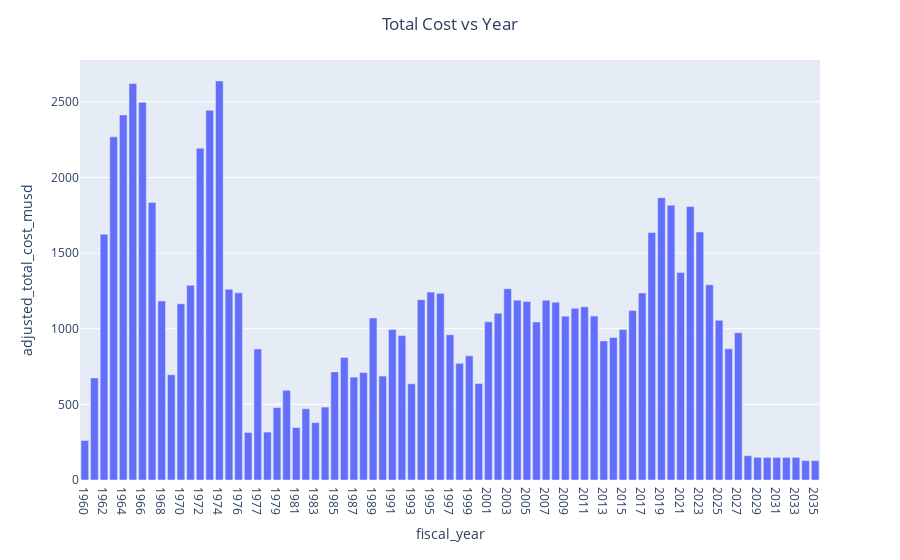

The notebook cell saved with this chart:
### Markdown cell above
### Instructions

- Draw a bar plot of total cost vs. year.
- Write down your interpretation of the plot.

### Code cell
# Draw a bar plot of total cost vs. year
import plotly.express as px

fig = px.bar(total_cost_by_year, x="fiscal_year", y="adjusted_total_cost_musd")
fig.update_layout(title="Total Cost vs Year", title_x = 0.5)

### Figure 1 — Plotly figure (JSON) as saved in the notebook; plotly's stock layout.template omitted (floating-point values rounded to 4 significant figures)
{"data": [{"alignmentgroup": "True", "hovertemplate": "fiscal_year=%{x}<br>adjusted_total_cost_musd=%{y}<extra></extra>", "legendgroup": "", "marker": {"color": "#636efa", "pattern": {"shape": ""}}, "name": "", "offsetgroup": "", "orientation": "v", "showlegend": false, "textposition": "auto", "x": ["1960", "1961", "1962", "1963", "1964", "1965", "1966", "1967", "1968", "1969", "1970", "1971", "1972", "1973", "1974", "1975", "1976", "1976TQ", "1977", "1978", "1979", "1980", "1981", "1982", "1983", "1984", "1985", "1986", "1987", "1988", "1989", "1990", "1991", "1992", "1993", "1994", "1995", "1996", "1997", "1998", "1999", "2000", "2001", "2002", "2003", "2004", "2005", "2006", "2007", "2008", "2009", "2010", "2011", "2012", "2013", "2014", "2015", "2016", "2017", "2018", "2019", "2020", "2021", "2022", "2023", "2024", "2025", "2026", "2027", "2028", "2029", "2030", "2031", "2032", "2033", "2034", "2035"], "xaxis": "x", "y": [261.1, 674.8, 1624.0, 2268.0, 2413.0, 2620.0, 2496.0, 1834.0, 1184.0, 695.6, 1165.0, 1287.0, 2193.0, 2443.0, 2637.0, 1261.0, 1237.0, 314.2, 865.4, 316.8, 479.4, 592.6, 347.1, 471.1, 378.9, 482.1, 714.5, 810.3, 679.9, 710.9, 1070.0, 686.6, 994.1, 954.5, 636.4, 1192.0, 1242.0, 1234.0, 960.3, 771.1, 820.4, 638.3, 1045.0, 1102.0, 1264.0, 1189.0, 1180.0, 1045.0, 1188.0, 1175.0, 1083.0, 1135.0, 1145.0, 1083.0, 919.0, 942.4, 995.3, 1120.0, 1236.0, 1635.0, 1866.0, 1816.0, 1372.0, 1808.0, 1639.0, 1290.0, 1055.0, 866.7, 974, 160.5, 150.1, 149.5, 149.6, 149.6, 149.6, 128.1, 128.1], "yaxis": "y", "type": "bar"}], "layout": {"xaxis": {"anchor": "y", "domain": [0, 1], "title": {"text": "fiscal_year"}}, "yaxis": {"anchor": "x", "domain": [0, 1], "title": {"text": "adjusted_total_cost_musd"}}, "legend": {"tracegroupgap": 0}, "margin": {"t": 60}, "barmode": "relative", "title": {"text": "Total Cost vs Year", "x": 0.5}}}
